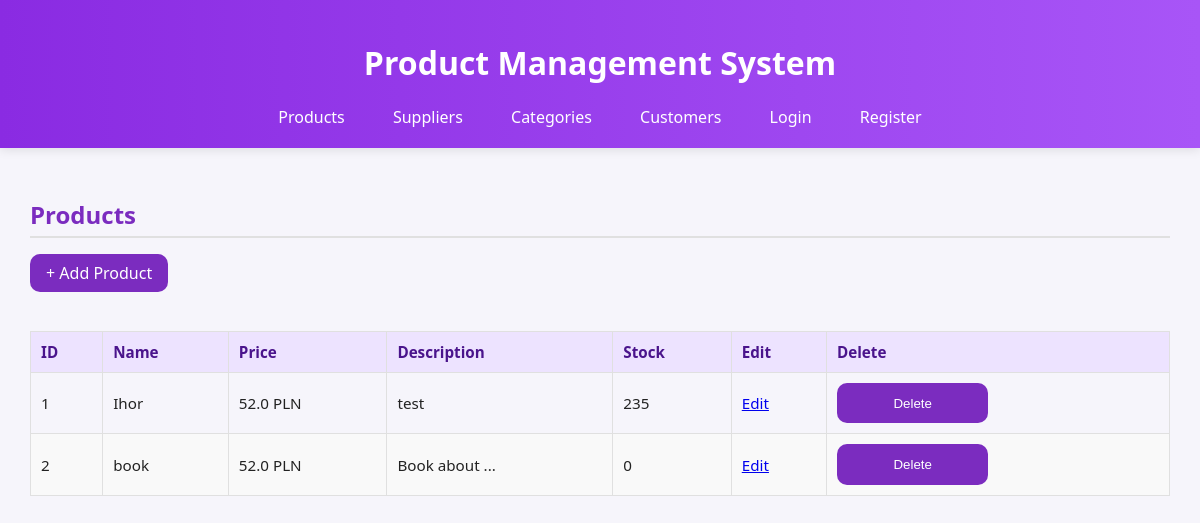
Before: / with the older database file.
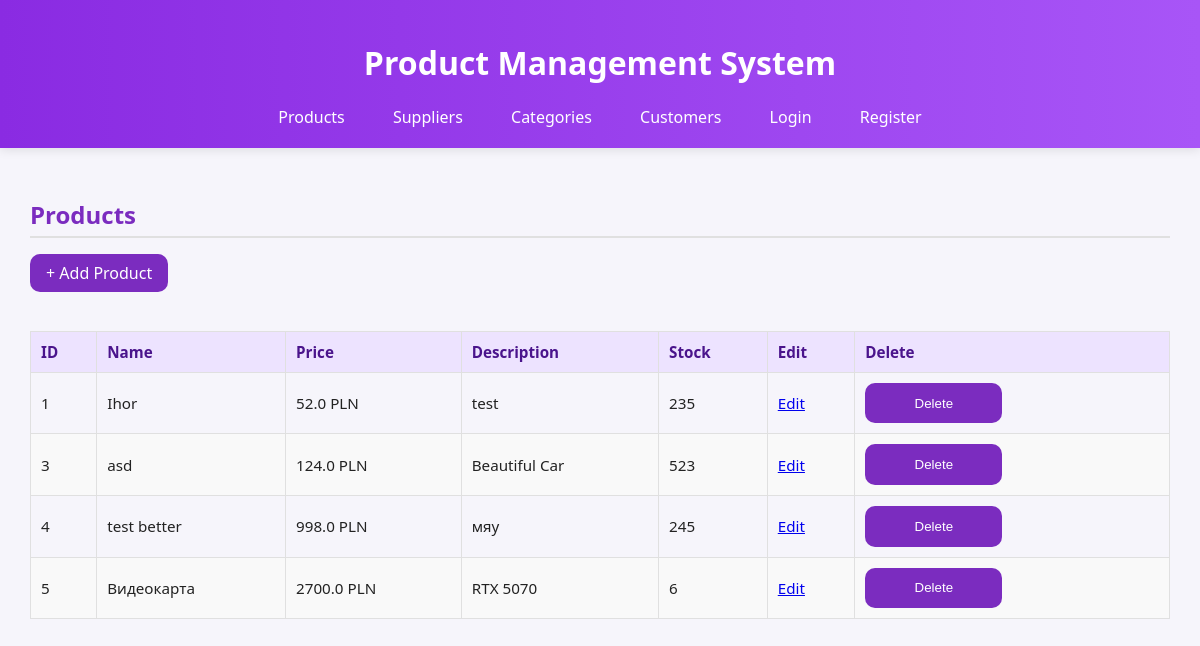
After: the same page with the newer database file.
### models.py (models this page shows)
class Product(db.Model):
    id = db.Column(db.Integer, primary_key=True)
    name = db.Column(db.String(120), nullable=False)
    price = db.Column(db.Float, nullable=False)
    supplier_id = db.Column(db.Integer, db.ForeignKey('supplier.id'))
    category_id = db.Column(db.Integer, db.ForeignKey('category.id'))
    description = db.Column(db.String(255))
    stock = db.Column(db.Integer, default=0)

### routes.py (the view)
@app.route('/')
def index():
    products = Product.query.all()
    return render_template('index.html', products=products)

### routes.py (called while the page is built)
@app.context_processor
def inject_user_status():
    return {'logged_in': 'user_id' in session}

### templates/index.html (shortened to what this page needs)
{% extends "base.html" %}
{% block content %}
<div class="card">
  <div class="card-header">
    <h2>Products</h2>
    <a href="{{ url_for('add_product') }}" class="btn-add">+ Add Product</a>
  </div>
  <table class="styled-table">
    <thead>
      <tr>
        <th>ID</th>
        <th>Name</th>
        <th>Price</th>
        <th>Description</th>
        <th>Stock</th>
        <th>Edit</th>
        <th>Delete</th>
      </tr>
    </thead>
    <tbody>
      {% for product in products %}
      <tr>
        <td>{{ product.id }}</td>
        <td>{{ product.name }}</td>
        <td>{{ product.price }} PLN</td>
        <td>{{ product.description or '' }}</td>
        <td>{{ product.stock }}</td>
        <td>
          <a href="{{ url_for('edit_item', model='product', item_id=product.id) }}" class="btn-edit">Edit</a>
        </td>
        <td>
          <form method="POST" action="{{ url_for('delete_item', model='product', item_id=product.id) }}" onsubmit="return confirm('Delete this product?');">
            <button type="submit" class="btn-delete">Delete</button>
          </form>
        </td>
      </tr>
      {% else %}
      <tr><td colspan="7" style="text-align:center;">No products found</td></tr>
      {% endfor %}
    </tbody>
  </table>
</div>
{% endblock %}

### templates/base.html (shortened to what this page needs)
<!DOCTYPE html>
<html lang="en">
<head>
  <link rel="stylesheet" href="{{ url_for('static', filename='style.css') }}">
</head>
<body>
  <header>
    <h1>Product Management System</h1>
    <nav>
      <a href="{{ url_for('index') }}">Products</a>
      <a href="{{ url_for('suppliers') }}">Suppliers</a>
      <a href="{{ url_for('categories') }}">Categories</a>
      <a href="{{ url_for('customers') }}">Customers</a>
      {% if logged_in %}
        <a href="{{ url_for('logout') }}" id="logoutBtn">Logout</a>
      {% else %}
        <a href="#" id="loginBtn">Login</a>
        <a href="#" id="registerBtn">Register</a>
      {% endif %}
    </nav>
  </header>
  <main>
    {% block content %}{% endblock %}
  </main>
</body>
</html>

### static/style.css (style rules this page uses)
body { font-family: "Poppins", sans-serif; background: #f4f3f7; color: #222; margin: 0; padding: 0; }
header { background: linear-gradient(90deg, #7B2CBF, #9D4EDD); color: white; text-align: center; padding: 1.5rem 0; box-shadow: 0 2px 10px rgba(0,0,0,0.1); }
nav { margin-top: 10px; }
nav a { color: white; text-decoration: none; margin: 0 15px; font-weight: 500; transition: 0.3s; }
h2 { color: #7B2CBF; border-bottom: 2px solid #E0E0E0; padding-bottom: 5px; margin-bottom: 1rem; }
form { display: grid; grid-template-columns: 1fr 1fr; gap: 1.2rem; }
button, input[type="submit"] { background: #7B2CBF; color: white; border: none; padding: 0.8rem 1rem; border-radius: 10px; cursor: pointer; transition: 0.3s; }
table { width: 100%; border-collapse: collapse; margin-top: 1.5rem; font-size: 0.95rem; }
th, td { border: 1px solid #e0e0e0; padding: 10px; text-align: left; }
th { background: #ede3ff; color: #4a148c; }
tr:nth-child(even) { background-color: #f9f9f9; }
.btn-add { display: inline-block; background: #7B2CBF; color: white; padding: 8px 16px; border-radius: 10px; text-decoration: none; transition: 0.3s; margin-bottom: 15px; }

### templates/base.html (style rules this page uses)
body { font-family: 'Segoe UI', sans-serif; background-color: #f6f5fb; margin: 0; padding: 0; }
header { background: linear-gradient(to right, #8a2be2, #a855f7); color: white; padding: 20px 0; text-align: center; }
nav { margin-top: 10px; }
nav a { color: white; text-decoration: none; margin: 0 10px; padding: 6px 12px; border-radius: 5px; transition: 0.2s; }
main { padding: 30px; }

Changed rows visible on the page:
removed Product: id "2", name "book", price "52.0", description "Book about ...", stock "0"
added Product: id "3", name "asd", price "124.0", description "Beautiful Car", stock "523"
added Product: id "4", name "test better", price "998.0", description "мяу", stock "245"
added Product: id "5", name "Видеокарта", price "2700.0", description "RTX 5070", stock "6"
